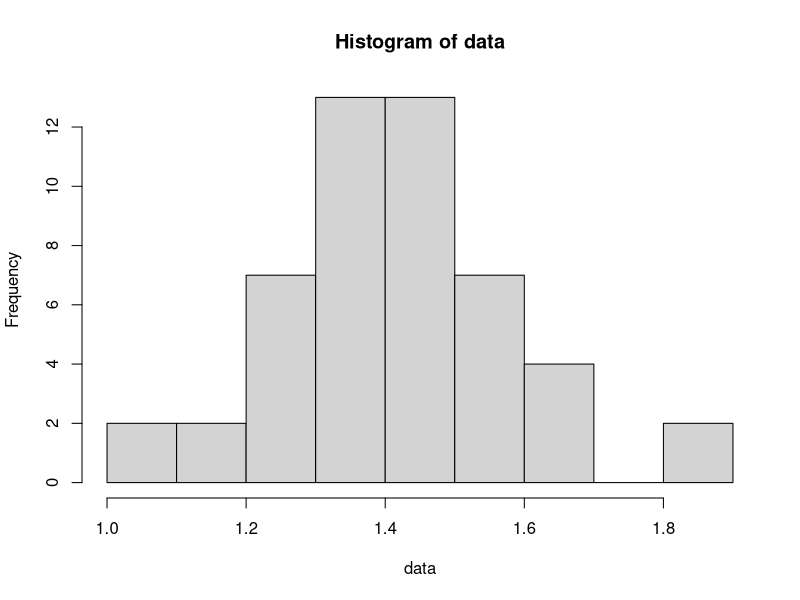
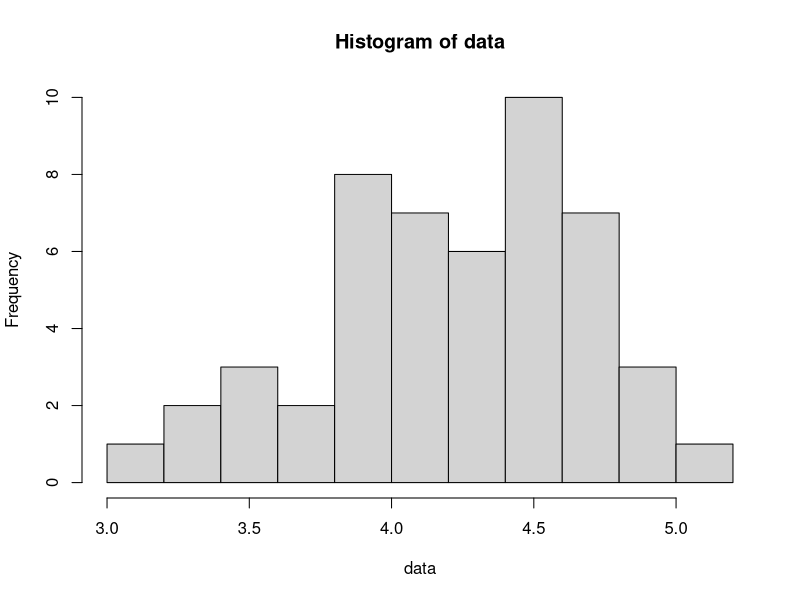
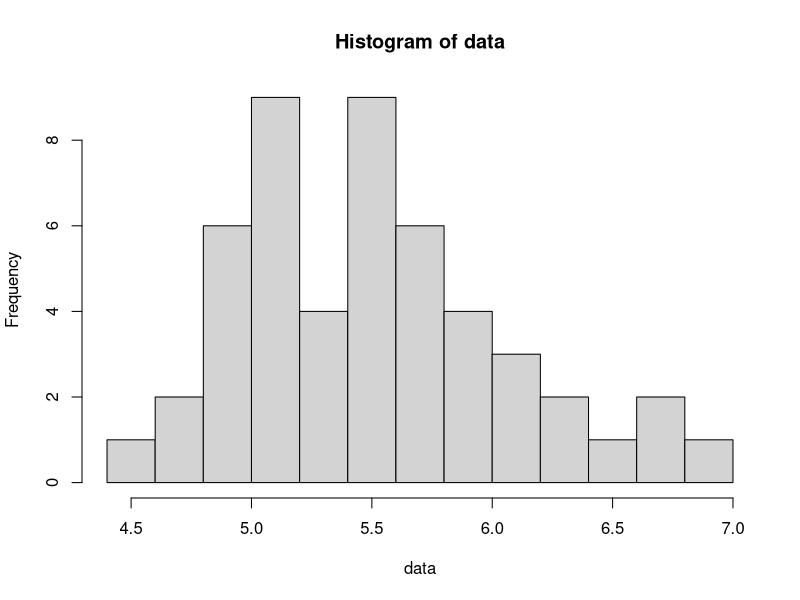
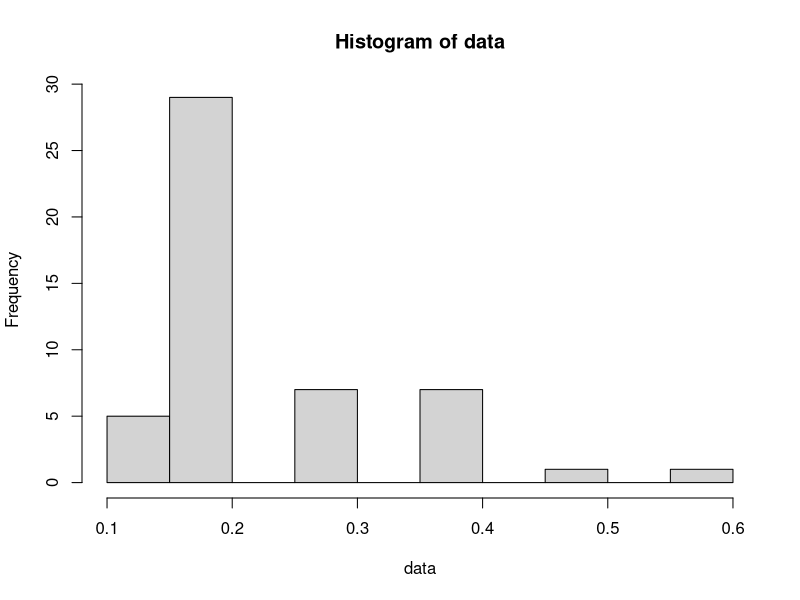
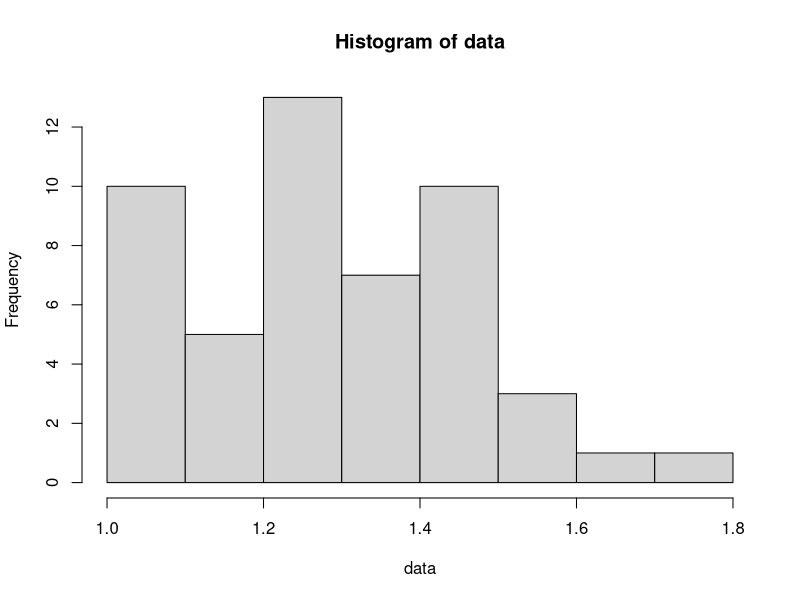
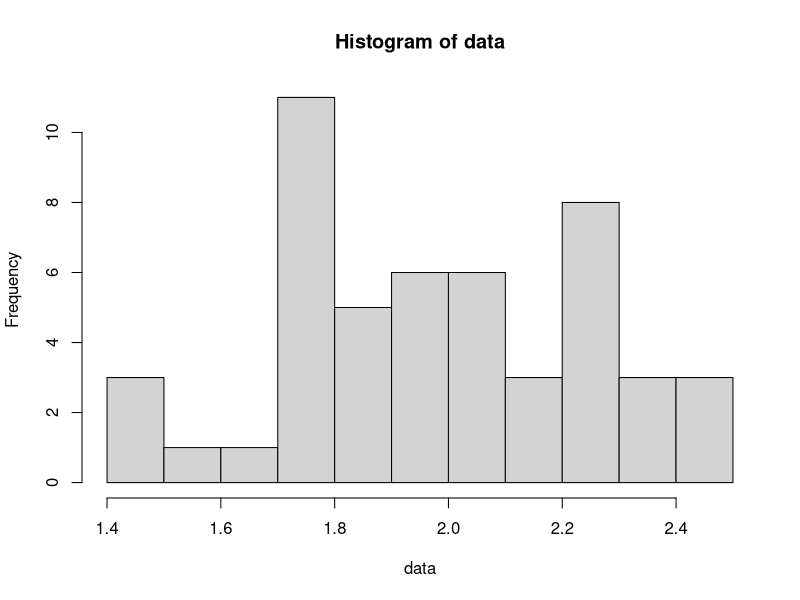
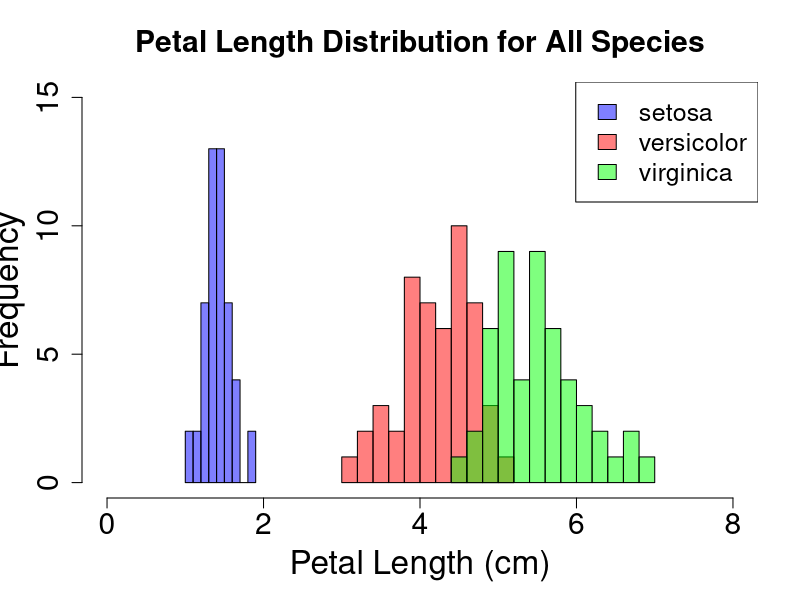
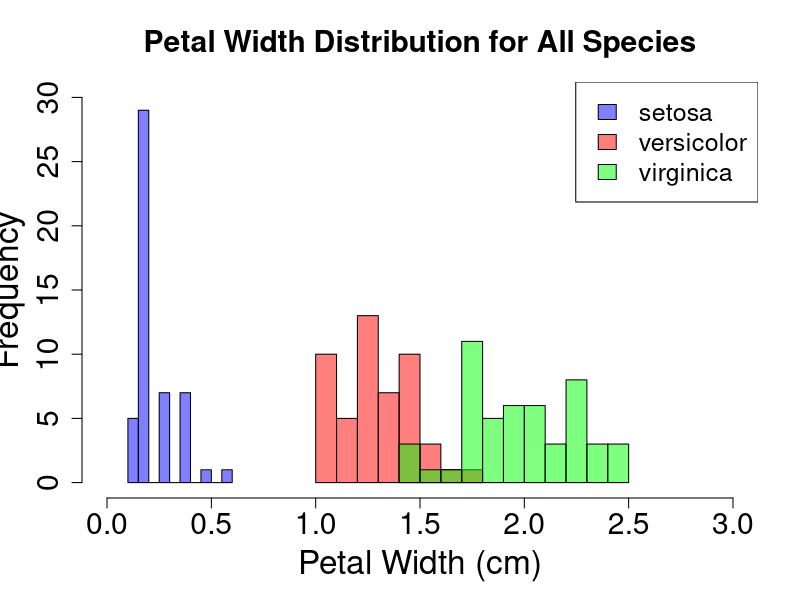

Recreate these plots in R, in order.
# Program Name: histograms.R
# Program Description:
# This program creates histograms for the petal lengths and petal widths of the Iris dataset. 

data(iris)

# Function to calculate and print range and peak frequency
analyze <- function(data, feature, species) {
  range <- range(data)
  hist_data <- hist(data, breaks = 10) 
  max_frequency <- max(hist_data$counts)            
  peak_bin <- hist_data$mids[which.max(hist_data$counts)]  
  print(paste(
    species, "->", feature, ": Range =", range[1], "-", range[2], 
    ", Max Frequency is", max_frequency, "at bin", peak_bin
  ))
}

# Get information for petal length
analyze(iris$Petal.Length[iris$Species == "setosa"], "Petal length", "Setosa")
analyze(iris$Petal.Length[iris$Species == "versicolor"], "Petal length", "Versicolor")
analyze(iris$Petal.Length[iris$Species == "virginica"], "Petal length", "Virginica")

# Get information for petal width
analyze(iris$Petal.Width[iris$Species == "setosa"], "Petal width", "Setosa")
analyze(iris$Petal.Width[iris$Species == "versicolor"], "Petal width", "Versicolor")
analyze(iris$Petal.Width[iris$Species == "virginica"], "Petal width", "Virginica")

# Big histogram for petal length
hist(iris$Petal.Length[iris$Species == "setosa"], main = "Petal Length Distribution for All Species", xlab = "Petal Length (cm)", breaks = 10, col = rgb(0, 0, 1, 0.5), xlim = c(0, 8), ylim = c(0, 15), cex.main = 1.8, cex.lab = 2,cex.axis = 1.8 )
hist(iris$Petal.Length[iris$Species == "versicolor"], breaks = 10, col = rgb(1, 0, 0, 0.5), add = TRUE)
hist(iris$Petal.Length[iris$Species == "virginica"], breaks = 10, col = rgb(0, 1, 0, 0.5), add = TRUE)
legend("topright", legend = levels(iris$Species), fill = c(rgb(0, 0, 1, 0.5), rgb(1, 0, 0, 0.5), rgb(0, 1, 0, 0.5)), cex = 1.5)


# Big Histogram for petal width
hist(iris$Petal.Width[iris$Species == "setosa"], main = "Petal Width Distribution for All Species", xlab = "Petal Width (cm)", col = rgb(0, 0, 1, 0.5), xlim = c(0, 3), ylim = c(0, 30), breaks = 10, cex.main = 1.8, cex.lab = 2,cex.axis = 1.8 )
hist(iris$Petal.Width[iris$Species == "versicolor"], breaks = 10, col = rgb(1, 0, 0, 0.5), add = TRUE)
hist(iris$Petal.Width[iris$Species == "virginica"], breaks = 10, col = rgb(0, 1, 0, 0.5), add = TRUE)
legend("topright", legend = levels(iris$Species), fill = c(rgb(0, 0, 1, 0.5), rgb(1, 0, 0, 0.5), rgb(0, 1, 0, 0.5)), cex = 1.5)
